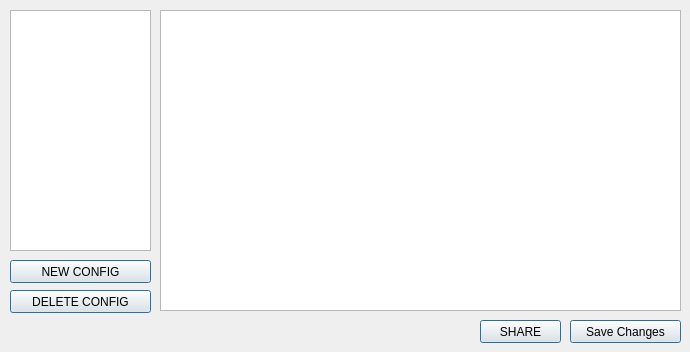
    <widget class="QWidget" name="configTab">
     <property name="enabled">
      <bool>true</bool>
     </property>
     <attribute name="title">
      <string> CONFIGS </string>
     </attribute>
     <attribute name="toolTip">
      <string>Config Editor</string>
     </attribute>
     <widget class="QPushButton" name="BTN_updateCfg">
      <property name="enabled">
       <bool>true</bool>
      </property>
      <property name="geometry">
       <rect>
        <x>570</x>
        <y>320</y>
        <width>111</width>
        <height>23</height>
       </rect>
      </property>
      <property name="toolTip">
       <string>Save Changes</string>
      </property>
      <property name="statusTip">
       <string>Click this button to update any changes you have made to the config</string>
      </property>
      <property name="text">
       <string>Save Changes</string>
      </property>
      <property name="shortcut">
       <string>Ctrl+S</string>
      </property>
      <property name="autoDefault">
       <bool>true</bool>
      </property>
      <property name="default">
       <bool>true</bool>
      </property>
     </widget>
     <widget class="QListWidget" name="cfglist">
      <property name="geometry">
       <rect>
        <x>10</x>
        <y>10</y>
        <width>141</width>
        <height>241</height>
       </rect>
      </property>
      <property name="frameShape">
       <enum>QFrame::StyledPanel</enum>
      </property>
      <property name="frameShadow">
       <enum>QFrame::Sunken</enum>
      </property>
      <property name="viewMode">
       <enum>QListView::ListMode</enum>
      </property>
      <property name="uniformItemSizes">
       <bool>false</bool>
      </property>
      <property name="wordWrap">
       <bool>false</bool>
      </property>
      <property name="sortingEnabled">
       <bool>true</bool>
      </property>
     </widget>
     <widget class="QPlainTextEdit" name="cfgEdit">
      <property name="geometry">
       <rect>
        <x>160</x>
        <y>10</y>
        <width>521</width>
        <height>301</height>
       </rect>
      </property>
      <property name="font">
       <font>
        <family>Consolas</family>
        <pointsize>9</pointsize>
        <weight>50</weight>
        <bold>false</bold>
       </font>
      </property>
      <property name="verticalScrollBarPolicy">
       <enum>Qt::ScrollBarAsNeeded</enum>
      </property>
      <property name="horizontalScrollBarPolicy">
       <enum>Qt::ScrollBarAsNeeded</enum>
      </property>
      <property name="lineWrapMode">
       <enum>QPlainTextEdit::NoWrap</enum>
      </property>
      <property name="plainText">
       <string/>
      </property>
      <property name="overwriteMode">
       <bool>false</bool>
      </property>
      <property name="backgroundVisible">
       <bool>false</bool>
      </property>
     </widget>
     <widget class="QPushButton" name="BTN_cfgadd">
      <property name="enabled">
       <bool>true</bool>
      </property>
      <property name="geometry">
       <rect>
        <x>10</x>
        <y>260</y>
        <width>141</width>
        <height>23</height>
       </rect>
      </property>
      <property name="toolTip">
       <string>Save Changes</string>
      </property>
      <property name="statusTip">
       <string>Click this button to update any changes you have made to the config</string>
      </property>
      <property name="text">
       <string>NEW CONFIG</string>
      </property>
      <property name="shortcut">
       <string>Ctrl+N</string>
      </property>
      <property name="autoDefault">
       <bool>true</bool>
      </property>
      <property name="default">
       <bool>true</bool>
      </property>
     </widget>
     <widget class="QPushButton" name="BTN_cfgdel">
      <property name="enabled">
       <bool>true</bool>
      </property>
      <property name="geometry">
       <rect>
        <x>10</x>
        <y>290</y>
        <width>141</width>
        <height>23</height>
       </rect>
      </property>
      <property name="toolTip">
       <string>Save Changes</string>
      </property>
      <property name="statusTip">
       <string>Click this button to update any changes you have made to the config</string>
      </property>
      <property name="text">
       <string>DELETE CONFIG</string>
      </property>
      <property name="shortcut">
       <string>Del</string>
      </property>
      <property name="autoDefault">
       <bool>true</bool>
      </property>
      <property name="default">
       <bool>true</bool>
      </property>
     </widget>
     <widget class="QPushButton" name="BTN_cfgshare">
      <property name="enabled">
       <bool>true</bool>
      </property>
      <property name="geometry">
       <rect>
        <x>480</x>
        <y>320</y>
        <width>81</width>
        <height>23</height>
       </rect>
      </property>
      <property name="toolTip">
       <string>Save Changes</string>
      </property>
      <property name="statusTip">
       <string>Click this button to update any changes you have made to the config</string>
      </property>
      <property name="text">
       <string>SHARE</string>
      </property>
      <property name="icon">
       <iconset resource="icons.qrc">
        <normaloff>:/icons/icons/games/iconGroups.png</normaloff>:/icons/icons/games/iconGroups.png</iconset>
      </property>
      <property name="shortcut">
       <string>Ctrl+S</string>
      </property>
      <property name="autoDefault">
       <bool>true</bool>
      </property>
      <property name="default">
       <bool>true</bool>
      </property>
     </widget>
    </widget>
